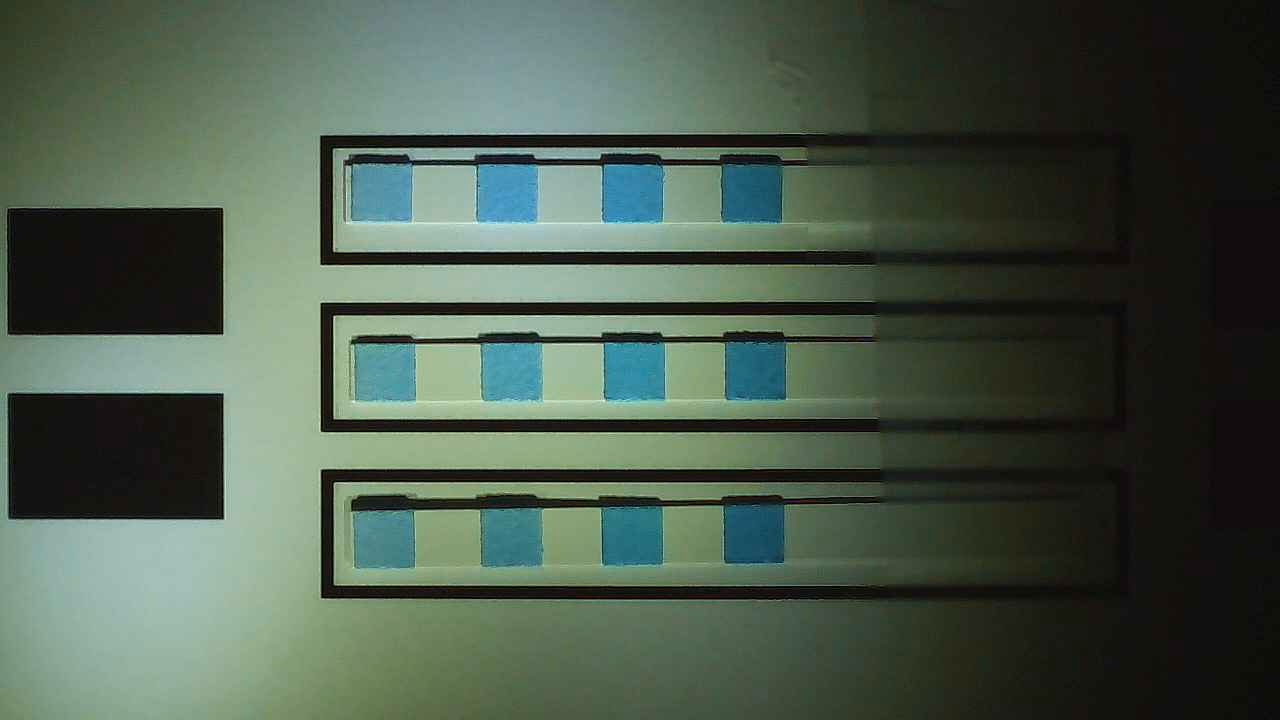
#> input picture Experimento_3/Imagenes/0.jpg, 1280 x 720 px; its folder holds 2 pictures in this run
$ python color_analysis_exp3.py
#> lines starting #> are read from the running program, lines starting #| are printed output that depends on the picture
"""
Módulo de Extracción Colorimétrica Estática Multi-Capa (Experimento 3)
----------------------------------------------------------------------
Este script unificado procesa simultáneamente un array vertical de sensores
de humedad relativa ubicados en tres cotas distintas (Inferior, Media, Superior).

Tras auditar la física del ensayo, se determinó que la condensación extrema
(>80% HR) invalidaba el uso de anclajes fiduciales dinámicos por reflexión
especular. Por tanto, el sistema emplea una arquitectura de extracción
estática por coordenadas absolutas, garantizando inmunidad total frente
al ruido óptico del vapor de agua.

Autor: Pedro Gabriel Fernández Cañete
Institución: Universidad de Granada (UGR)
"""

import cv2
import os
import csv
import re

# ==========================================
# 1. CONFIGURACIÓN TOPOLÓGICA DE LOS SENSORES
# ==========================================
IMAGE_FOLDER = "Imagenes"
DATOS_FOLDER = "Datos"

os.makedirs(DATOS_FOLDER, exist_ok=True)

# Coordenadas estáticas absolutas ajustadas manualmente.
SENSORES_CONFIG = {
    "Abajo": {
        "csv_file": os.path.join(DATOS_FOLDER, "datos_color_3_bot.csv"),
        "roi_size": 40,
        "coords": {
            'W_Ref': (248, 347), 'B_Ref': (140, 260),
            'H_20': (362, 172), 'H_40': (487, 173), 'H_60': (613, 173), 'H_80': (732, 173)
        }
    },
    "Medio": {
        "csv_file": os.path.join(DATOS_FOLDER, "datos_color_3_mid.csv"),
        "roi_size": 40,
        "coords": {
            'W_Ref': (248, 347), 'B_Ref': (140, 260),
            'H_20': (365, 353), 'H_40': (492, 352), 'H_60': (615, 352), 'H_80': (736, 351)
        }
    },
    "Arriba": {
        "csv_file": os.path.join(DATOS_FOLDER, "datos_color_3_up.csv"),
        "roi_size": 40,
        "coords": {
            'W_Ref': (248, 347), 'B_Ref': (140, 260),
            'H_20': (364, 520), 'H_40': (492, 518), 'H_60': (613, 517), 'H_80': (734, 515)
        }
    }
}

# ==========================================
# 2. MOTOR DE EXTRACCIÓN (ESTÁTICA)
# ==========================================
def procesar_experimento():
    image_files = sorted([f for f in os.listdir(IMAGE_FOLDER) if f.endswith(('.png', '.jpg', '.jpeg'))],
                         key=lambda x: int(re.search(r'\d+', x).group()))

    if not image_files:
        print(">> ERROR: No se encontraron imágenes en el directorio especificado.")
        return

    archivos_csv = {}
    escritores_csv = {}

    try:
        # Apertura de los 3 CSV a la vez
        for nombre_sensor, config in SENSORES_CONFIG.items():
            f = open(config["csv_file"], mode='w', newline='')
            writer = csv.writer(f)
            writer.writerow(['Image', 'Window', 'R', 'G', 'B'])
            archivos_csv[nombre_sensor] = f
            escritores_csv[nombre_sensor] = writer

        # Bucle ultrarrápido sin tracker
        for index, image_name in enumerate(image_files):
            image_path = os.path.join(IMAGE_FOLDER, image_name)
            image = cv2.imread(image_path)
#> image is the input picture: shape (720, 1280, 3); mean B, G, R 75.8, 89.5, 74.3

            if image is None: continue

            for nombre_sensor, config in SENSORES_CONFIG.items():
                current_roi_size = config["roi_size"]

                for window_name, (tl_x, tl_y) in config["coords"].items():
                    # Recorte directo usando la coordenada absoluta
                    window_roi = image[tl_y:tl_y + current_roi_size, tl_x:tl_x + current_roi_size]

                    if window_roi.size == 0: continue

                    # Media RGB
                    avg_color = cv2.mean(window_roi)[:3]
                    r_avg, g_avg, b_avg = avg_color[2], avg_color[1], avg_color[0]

                    escritores_csv[nombre_sensor].writerow([image_name, window_name, r_avg, g_avg, b_avg])
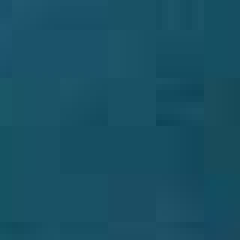
#> window_roi: shape (40, 40, 3) (shown 6 times larger); mean B, G, R 99.7, 80.4, 24.3

            if index % 100 == 0:
                print(f">> Procesada imagen {index}: {image_name}")
#> pass 2 of the loop in procesar_experimento, `for index, image_name in enumerate(image_files):`:
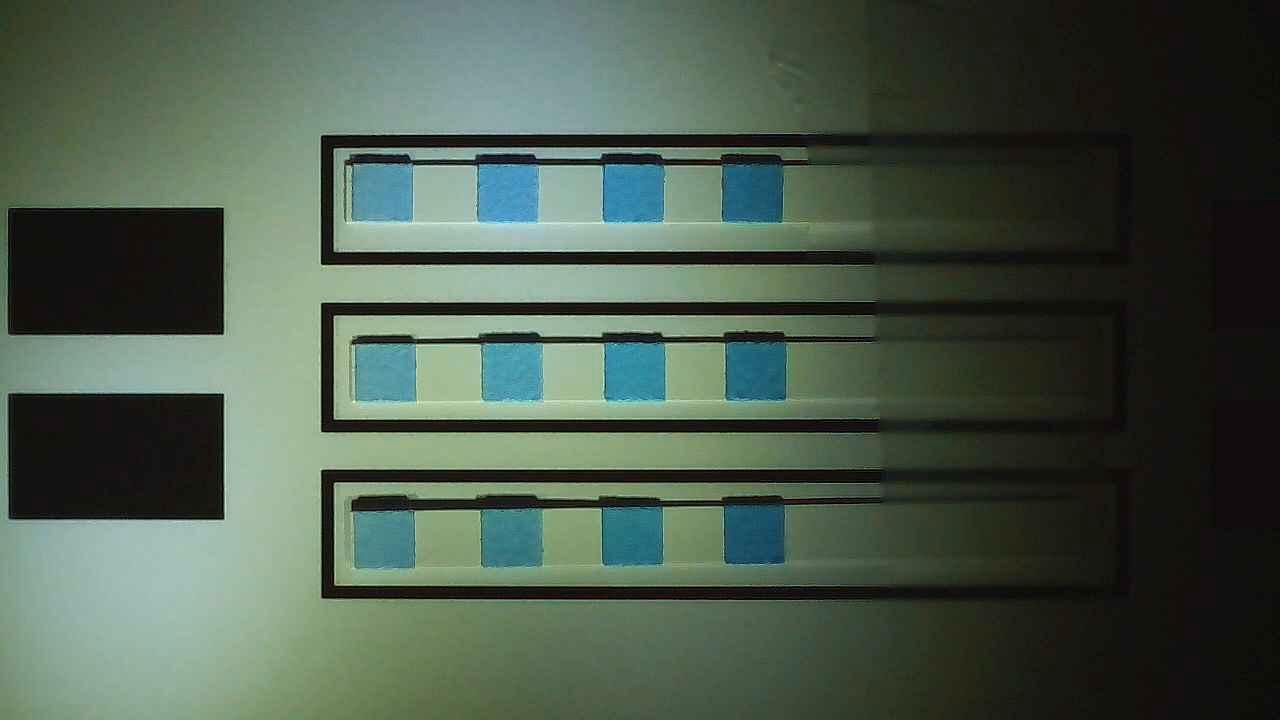
#> input picture Experimento_3/Imagenes/1.jpg, 1280 x 720 px
#> in procesar_experimento, image is the input picture: shape (720, 1280, 3); mean B, G, R 75.8, 89.5, 74.3
#> after the loop in procesar_experimento, `for nombre_sensor, config in SENSORES_CONFIG.items():`:
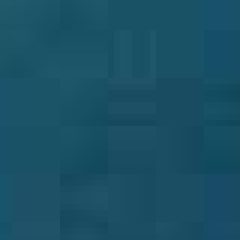
#> window_roi: shape (40, 40, 3) (shown 6 times larger); mean B, G, R 100.7, 80.1, 25.5

        print("\n>> EXTRACCIÓN ESTÁTICA MULTI-CAPA FINALIZADA CON ÉXITO.")

    finally:
        for f in archivos_csv.values():
            f.close()

if __name__ == "__main__":
    procesar_experimento()
